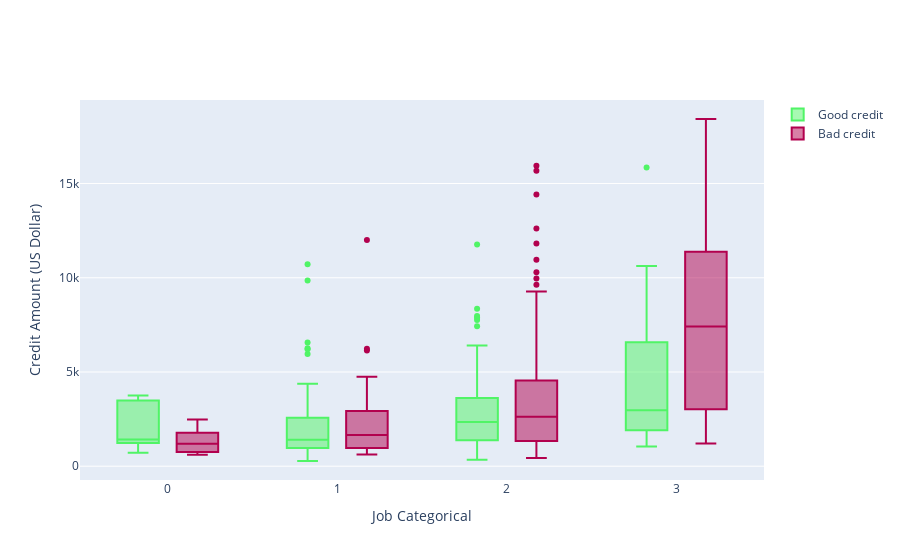

The cell this chart's notebook holds for it:
### Code cell
trace0 = go.Box(
    y=df_good["Credit amount"],
    x=df_good["Job"],
    name='Good credit',
    marker=dict(
        color='#50f466'
    )
)

trace1 = go.Box(
    y=df_bad['Credit amount'],
    x=df_bad['Job'],
    name='Bad credit',
    marker=dict(
        color='#b2014e'
    )
)
    
data = [trace0, trace1]

layout = go.Layout(
    yaxis=dict(
        title='Credit Amount (US Dollar)',
        zeroline=False
    ),
    xaxis=dict(
        title='Job Categorical'
    ),
    boxmode='group'
)
fig = go.Figure(data=data, layout=layout)

py.iplot(fig, filename='box-age-cat')

### Figure 1 — Plotly figure (JSON) as saved in the notebook; plotly's stock layout.template omitted (floating-point values rounded to 4 significant figures; data arrays with more than 128 entries replaced by an {"elided": "..."} marker saying what was removed)
{"data": [{"marker": {"color": "#50f466"}, "name": "Good credit", "type": "box", "x": {"elided": "291 int values"}, "y": {"elided": "291 int values"}}, {"marker": {"color": "#b2014e"}, "name": "Bad credit", "type": "box", "x": {"elided": "231 int values"}, "y": {"elided": "231 int values"}}], "layout": {"boxmode": "group", "xaxis": {"title": {"text": "Job Categorical"}}, "yaxis": {"title": {"text": "Credit Amount (US Dollar)"}, "zeroline": false}}}
